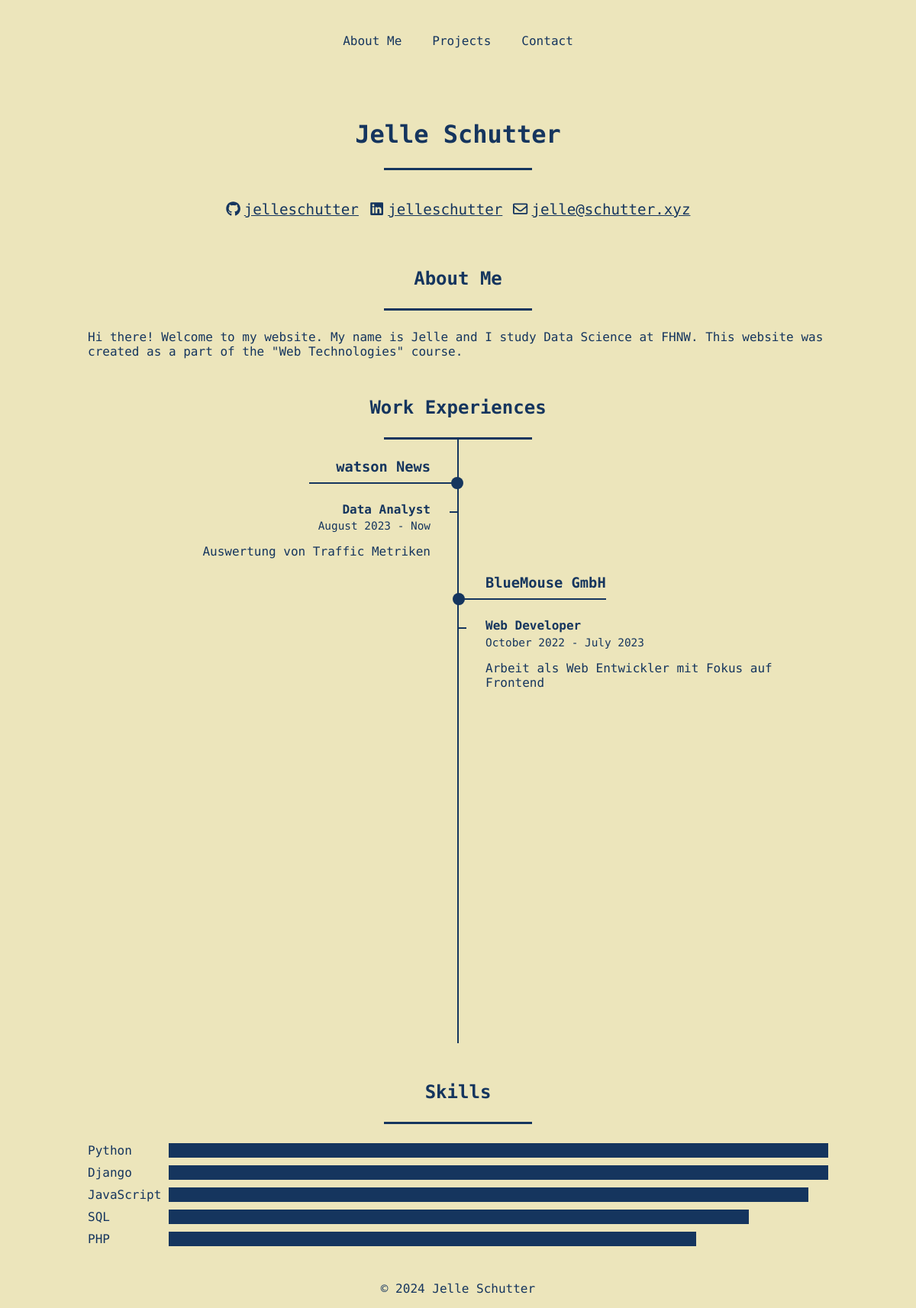
The page / on the database its author committed.
### about_me/models.py (models this page shows, shortened)
class WorkExperience(models.Model):
    title = models.CharField(max_length=100)
    company = models.CharField(max_length=100)
    start_date = models.DateField()
    end_date = models.DateField(null=True, blank=True)
    description = models.TextField(blank=True)

class Skill(models.Model):
    name = models.CharField(max_length=100)
    proficiency = models.PositiveSmallIntegerField(
        validators=[MinValueValidator(0), MaxValueValidator(100)]
    )

### about_me/views.py (the view)
# urls.py: path('', views.IndexView.as_view(), name='index'),
class IndexView(generic.base.TemplateView):
    template_name = 'index.html'
    def get_context_data(self, **kwargs):
        context = super().get_context_data(**kwargs)
        work_experiences = WorkExperience.objects.order_by('-start_date')
        context['title'] = 'About Me'
        context['work_experiences'] = work_experiences
        context['skills'] = Skill.objects.order_by('-proficiency')
        return context

### about_me/templates/index.html (shortened to what this page needs)
{% extends "base.html" %}
{% block content %}
<h1>Jelle Schutter</h1>
<hr>
<div class="socials">
    <a class="social" href="https://github.com/jelleschutter/">
        <div>
            jelleschutter
        </div>
    </a>
    <a class="social" href="https://www.linkedin.com/in/jelleschutter/">
        <div>
            jelleschutter
        </div>
    </a>
    <a class="social" href="mailto:jelle@schutter.xyz">
        <div>
            jelle@schutter.xyz
        </div>
    </a>
</div>
<h2>About Me</h2>
<hr>
<p>Hi there! Welcome to my website. My name is Jelle and I study Data Science at FHNW. This website was created as a part of the "Web Technologies" course.</p>
<h2>Work Experiences</h2>
<hr>
{% for work_experience in work_experiences %}
    <div class="work-experiences--wrapper">
        <div class="work-experiences--item work-experiences--{% cycle 'left' 'right' %}">
            <div class="work-experiences--content">
                {% ifchanged work_experience.company %}
                    <h3 class="work-experiences--company">{{ work_experience.company }}</h3>
                {% endifchanged %}
                <div class="work-experiences--position">
                    <h4>{{ work_experience.title }}</h4>
                    <p class="work-experiences--date">{{ work_experience.start_date|date:"F Y" }} - {{ work_experience.end_date|date:"F Y"|default:"Now" }}</p>
                    <p>{{ work_experience.description }}</p>
                    <div class="work-experiences--tick"></div>
                </div>
            </div>
        </div>
        <div class="work-experiences--filler work-experiences--{% cycle 'right' 'left' %}"></div>
    </div>
{% endfor %}
{% if skills %}
<h2>Skills</h2>
<hr>
<div class="skills--wrapper">
    {% for skill in skills %}
        <div class="skills--item-name">{{ skill.name }}</div>
        <div class="skills--item-bar" style="width: {{ skill.proficiency }}%"></div>
    {% endfor %}
</div>
{% endif %}
{% endblock content %}

### static/style.css (style rules this page uses)
* { box-sizing: border-box; }
:root { --primary-color: #15355e; --primary-bg-color: #ece5bb; --primary-hover-color: #2a68b9; }
body { font-family: "Roboto Mono", monospace; font-optical-sizing: auto; margin: 0; color: var(--primary-color); background-color: var(--primary-bg-color); }
h1, h2 { text-align: center; margin-top: 50px; }
hr { border: none; border-top: 3px solid var(--primary-color); width: 20%; margin: 25px auto; }
a { color: inherit; transition: color 0.2s; }
.socials { display: flex; justify-content: center; flex-direction: column; flex-wrap: wrap; text-align: center; font-size: 1.2em; padding: 10px 0; }
@media (min-width: 768px) { .socials { flex-direction: row; } }
.socials .social { padding: 5px 0; }
.socials .social:not(:last-child) { margin-right: 14px; }
.socials .social .social-icon { display: inline-block; font-size: inherit; height: 1em; width: 1em; overflow: visible; margin-right: 5px; vertical-align: -0.125em; }
.work-experiences--wrapper { display: flex; flex-direction: row; margin-top: -25px; }
.work-experiences--filler { display: none; width: 50%; }
.work-experiences--item { position: relative; width: 100%; padding: 5px 20px; }
.work-experiences--item .work-experiences--content { position: relative; top: 50px; opacity: 0; transition: opacity 0.5s, top 0.5s; }
.work-experiences--item.work-experiences--item--visible .work-experiences--content { opacity: 1; top: 0; }
.work-experiences--item h4 { margin: 0.3em 0; }
.work-experiences--company { position: relative; display: inline-block; margin-top: 50px; padding-bottom: 10px; border-bottom: 2px solid var(--primary-color); }
.work-experiences--company::after { content: ""; display: block; clear: both; background-color: var(--primary-color); position: absolute; bottom: -9px; width: 16px; height: 16px; border-radius: 50%; }
.work-experiences--position { position: relative; }
.work-experiences--date { font-size: 0.9em; margin-top: 0; margin-bottom: 0.4em; }
.work-experiences--item .work-experiences--tick { height: 2px; width: 10px; background-color: var(--primary-color); position: absolute; top: 12px; }
.work-experiences--item.work-experiences--right .work-experiences--company, .work-experiences--item.work-experiences--left .work-experiences--company { margin-left: -35px; padding-left: 35px; }
.work-experiences--item.work-experiences--right .work-experiences--company::after, .work-experiences--item.work-experiences--left .work-experiences--company::after { left: -8px; right: auto; }
.work-experiences--item.work-experiences--right .work-experiences--tick, .work-experiences--item.work-experiences--left .work-experiences--tick { left: -35px; }
.work-experiences--right, .work-experiences--left { order: 2; text-align: left; border-left: 2px solid var(--primary-color); padding-left: 35px; }
@media screen and (min-width: 768px) { .work-experiences--filler { display: block; } }
@media screen and (min-width: 768px) { .work-experiences--item { width: 50%; } }
@media screen and (min-width: 768px) { .work-experiences--item .work-experiences--company { margin-top: 20px; } }
@media screen and (min-width: 768px) { .work-experiences--item.work-experiences--left .work-experiences--company { margin-right: -35px; padding-right: 35px; } }
@media screen and (min-width: 768px) { .work-experiences--item.work-experiences--left .work-experiences--company::after { left: auto; right: -8px; } }
@media screen and (min-width: 768px) { .work-experiences--item.work-experiences--left .work-experiences--tick { right: -35px; left: auto; } }
@media screen and (min-width: 768px) { .work-experiences--left { order: 1; text-align: right; border-right: 1px solid var(--primary-color); border-left: none; padding-right: 35px; } }
@media screen and (min-width: 768px) { .work-experiences--right { border-left: 1px solid var(--primary-color); } }
.skills--wrapper { display: grid; grid-template-columns: auto 1fr; grid-gap: 10px; }
.skills--item-bar { background-color: var(--primary-color); }

### rows shown on the page
WorkExperience: company "watson News", title "Data Analyst", start_date "August 2023", end_date "Now", description "Auswertung von Traffic Metriken"
WorkExperience: company "BlueMouse GmbH", title "Web Developer", start_date "October 2022", end_date "July 2023", description "Arbeit als Web Entwickler mit Fokus auf Frontend"
Skill: name "Python", proficiency 100 (drawn)
Skill: name "Django", proficiency 100 (drawn)
Skill: name "JavaScript", proficiency 97 (drawn)
Skill: name "SQL", proficiency 88 (drawn)
Skill: name "PHP", proficiency 80 (drawn)
